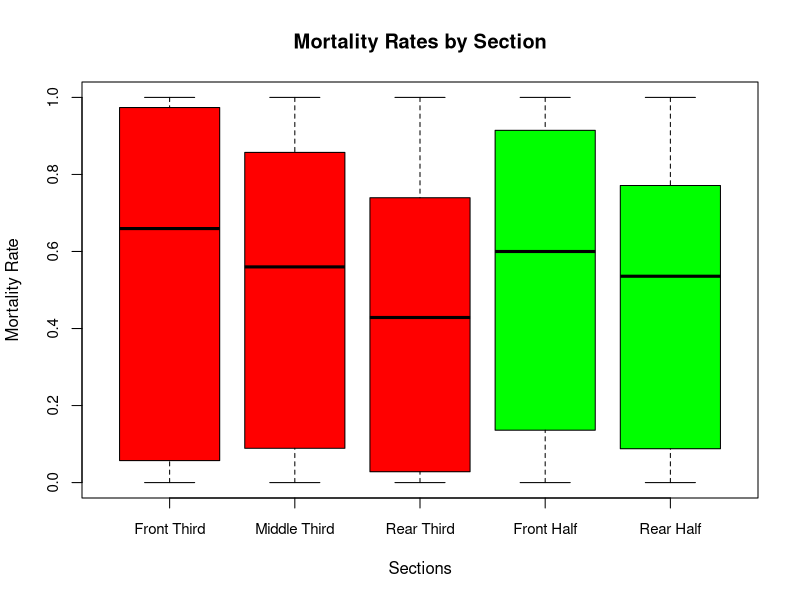
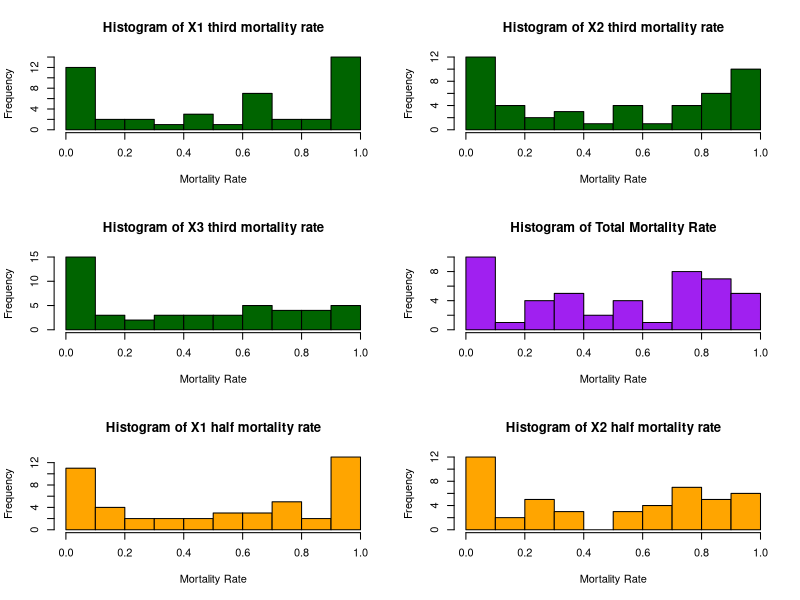
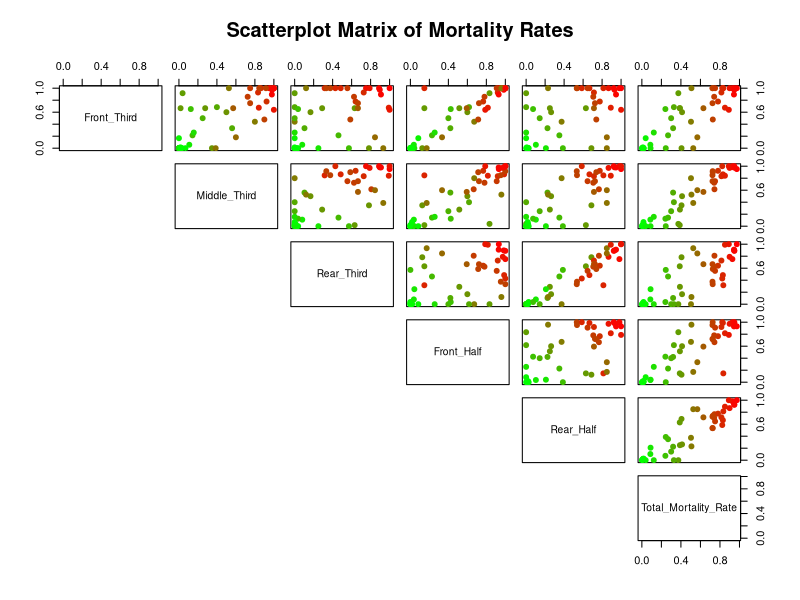
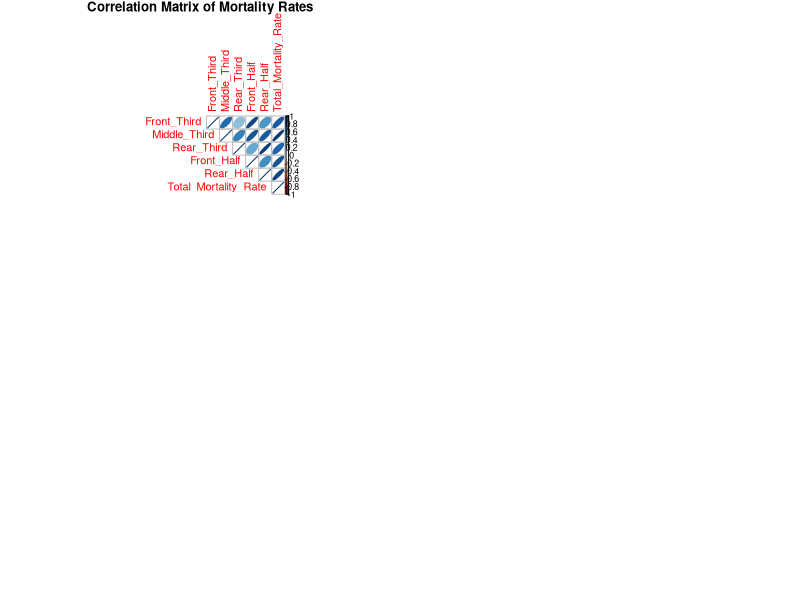

Write R code to recreate these figures, in order.
## ---- chunk 1
knitr::opts_chunk$set(echo = TRUE)
## ---- chunk 2
accident_data <- read.csv("AllCREEP_cleaned_eng.csv")
str(accident_data)
#
#> str(accident_data)
#'data.frame':   47 obs. of  26 variables:
# $ Airline          : chr  "singapore airlines" "british airtours" "british midland" "china airlines" ...
# $ FlightNum        : int  6 28 92 120 123 129 140 148 191 204 ...
# $ X1.third.minor   : int  17 36 0 0 0 4 0 0 0 3 ...
# $ X1.third.major   : int  2 0 11 0 0 0 0 0 0 0 ...
# $ X1.third.dead    : int  15 0 22 0 136 14 18 16 55 33 ...
# $ X2.third.minor   : int  1 30 4 5 0 5 7 1 0 25 ...
# $ X2.third.major   : int  15 0 30 0 0 0 0 0 8 0 ...
# $ X2.third.dead    : int  64 16 13 8 214 60 139 34 51 1 ...
# $ X3.third.minor   : int  26 10 0 5 36 24 0 8 10 29 ...
# $ X3.third.major   : int  17 0 27 0 0 0 0 0 7 0 ...
# $ X3.third.dead    : int  0 36 11 21 109 43 91 30 16 0 ...
# $ X1.half.minor    : int  17 56 32 3 0 7 7 1 0 7 ...
# $ X1.half.major    : int  3 0 0 0 0 0 0 0 1 0 ...
# $ X1.half.dead     : int  41 8 34 6 226 23 95 36 79 35 ...
# $ X2.half.minor    : int  26 20 39 7 4 26 0 7 10 46 ...
# $ X2.half.major    : int  31 0 0 0 0 0 0 0 14 0 ...
# $ X2.half.dead     : int  34 44 13 23 225 90 145 46 48 0 ...
# $ DataOrigin       : chr  "w" "w" "w" "w" ...
# $ PhaseOfFlight    : chr  "takeoff" "takeoff" "landing" "landing" ...
# $ Time             : chr  "night" "day" "night" "day" ...
# $ Place            : chr  "airport" "outside" "outside" "airport" ...
# $ HasFire          : chr  "fire" "fire" "fire" "fire" ...
# $ CrushedFuselage : int  1 1 1 1 1 1 1 1 1 1 ...
# $ RestraintIntact : int  0 0 0 1 0 0 0 0 0 0 ...
# $ Environment      : chr  "dangerous" "dangerous" "dangerous" "clear" ...
# $ EnergyAbsorption: chr  "nogear" "nogear" "gear" "nogear" ...
#> 
#
## ---- chunk 3
# add a colum of # of passengers for each airplain section
accident_data <- within(accident_data, {
  X2.half.total  <- X2.half.minor  + X2.half.major  + X2.half.dead
  X1.half.total  <- X1.half.minor  + X1.half.major  + X1.half.dead
  X3.third.total <- X3.third.minor + X3.third.major + X3.third.dead
  X2.third.total <- X2.third.minor + X2.third.major + X2.third.dead
  X1.third.total <- X1.third.minor + X1.third.major + X1.third.dead
})

# now we transform the variables that are categorical into factors
factor_cols <- c("PhaseOfFlight", "Time", "Place", "HasFire", "Environment", 
                 "EnergyAbsorption", "CrushedFuselage", "RestraintIntact")

accident_data[factor_cols] <- lapply(accident_data[factor_cols], as.factor)
## ---- chunk 4
accident_data <- within(accident_data, {
  X1.third.mortality.rate <- X1.third.dead / X1.third.total
  X2.third.mortality.rate <- X2.third.dead / X2.third.total
  X3.third.mortality.rate <- X3.third.dead / X3.third.total
  X1.half.mortality.rate  <- X1.half.dead  / X1.half.total
  X2.half.mortality.rate  <- X2.half.dead  / X2.half.total
  Total.mortality.rate <- (X1.third.dead + X2.third.dead + X3.third.dead) / 
                          (X1.third.total + X2.third.total + X3.third.total)
})
## ---- chunk 5
with(accident_data, {
  boxplot(X1.third.mortality.rate, 
          X2.third.mortality.rate, 
          X3.third.mortality.rate, 
          X1.half.mortality.rate, 
          X2.half.mortality.rate, 
          names = c("Front Third", "Middle Third", "Rear Third", "Front Half", "Rear Half"),
          main = "Mortality Rates by Section",
          ylab = "Mortality Rate",
          xlab = "Sections",
          col = c("red", "red", "red", "green", "green"),
          cex.axis = 0.9)
})
## ---- chunk 6
# shapiro test for normality, p-value extrated and lableled
shapiro_results <- data.frame(
  Section = c("Front Third", "Middle Third", "Rear Third", "Front Half", "Rear Half"),
  P_Value = c(
    shapiro.test(accident_data$X1.third.mortality.rate)$p.value,
    shapiro.test(accident_data$X2.third.mortality.rate)$p.value,
    shapiro.test(accident_data$X3.third.mortality.rate)$p.value,
    shapiro.test(accident_data$X1.half.mortality.rate)$p.value,
    shapiro.test(accident_data$X2.half.mortality.rate)$p.value
  )
)
shapiro_results
## ---- chunk 7
par(mfrow = c(3, 2))

colums <- c("X1.third.mortality.rate","X2.third.mortality.rate" ,"X3.third.mortality.rate") 

for( c in colums){
  hist(accident_data[[c]],
       main = paste("Histogram of", gsub("\\.", " ", c)),
       xlab = "Mortality Rate",
       col = "darkgreen",
       border = "black",
       breaks = 10)
}

##histogram for total mortality rate
hist((accident_data$X1.third.dead + accident_data$X2.third.dead + accident_data$X3.third.dead) / 
       (accident_data$X1.third.total + accident_data$X2.third.total + accident_data$X3.third.total),
     main = "Histogram of Total Mortality Rate",
     xlab = "Mortality Rate",
     col = "purple",
     border = "black",
     breaks = 10)


colums_half <- c("X1.half.mortality.rate","X2.half.mortality.rate")

for( c in colums_half){
  hist(accident_data[[c]],
       main = paste("Histogram of", gsub("\\.", " ", c)),
       xlab = "Mortality Rate",
       col = "orange",
       border = "black",
       breaks = 10)
}
## ---- chunk 8
library(corrplot)

# 1. Setup Data
correlation_matrix <- data.frame(
  Front_Third = accident_data$X1.third.mortality.rate,
  Middle_Third = accident_data$X2.third.mortality.rate,
  Rear_Third = accident_data$X3.third.mortality.rate,
  Front_Half = accident_data$X1.half.mortality.rate,
  Rear_Half = accident_data$X2.half.mortality.rate,
  Total_Mortality_Rate = accident_data$Total.mortality.rate
)

# 2. Create the Color Gradient Logic
# Create a palette generator that goes from Green -> Red
rbPal <- colorRampPalette(c("green", "red"))

# Map the Total_Mortality_Rate variable to 100 bins (shades of color)
# 'cut' divides the numeric range into intervals, returning the index (1-100)
# We use that index to pick the specific color from rbPal
point_colors <- rbPal(100)[as.numeric(cut(correlation_matrix$Total_Mortality_Rate, breaks = 100))]

# 3. Plot
scatterplot_matrix <- function(data) {
  pairs(data, 
        main = "Scatterplot Matrix of Mortality Rates",
        pch = 19, 
        # Pass the vector of colors we created
        col = point_colors,
        lower.panel = NULL) 
}

scatterplot_matrix(correlation_matrix)
## ---- chunk 9

corr_res <- cor(correlation_matrix, use = "complete.obs")
corrplot(corr_res, method = "ellipse", 
         title = "Correlation Matrix of Mortality Rates",
         mar = c(0,0,1,0),
         type = "upper")
## ---- chunk 10
## compare front third - middle third correlation with middle third - rear third correlation
corr_res
## ---- chunk 11
# Kruskal-Wallis test for differences in mortality rates between sections (only thirds)
mortality_data_third <- data.frame(
  SectionThird = rep(c("Front Third", "Middle Third", "Rear Third"), each = nrow(accident_data)),
  MortalityRateThird = c(accident_data$X1.third.mortality.rate, 
                    accident_data$X2.third.mortality.rate, 
                    accident_data$X3.third.mortality.rate)
)

kruskal_result_third <- kruskal.test(MortalityRateThird ~ SectionThird, data = mortality_data_third)
kruskal_result_third

# Kruskal-Wallis test for differences in mortality rates between sections (only halves)
mortality_data_half <- data.frame(
  SectionHalf = rep(c("Front Half", "Rear Half"), each = nrow(accident_data)),
  MortalityRateHalf = c(accident_data$X1.half.mortality.rate, 
                    accident_data$X2.half.mortality.rate)
)

kruskal_result_half <- kruskal.test(MortalityRateHalf ~ SectionHalf, data = mortality_data_half)
kruskal_result_half
## ---- chunk 12
glm_third_1 <- glm(cbind(X1.third.dead, X1.third.total - X1.third.dead) ~ 
                      PhaseOfFlight + 
                     Time + 
                     Place + 
                     HasFire + 
                     Environment + 
                     EnergyAbsorption + 
                     CrushedFuselage + 
                     RestraintIntact, 
                   family = quasibinomial(link = "logit"),
                   data = accident_data)

glm_third_2 <- glm(cbind(X2.third.dead, X2.third.total - X2.third.dead) ~ 
                     PhaseOfFlight + 
                     Time + 
                     Place + 
                     HasFire + 
                     Environment + 
                     EnergyAbsorption + 
                     CrushedFuselage + 
                     RestraintIntact, 
                   family = quasibinomial(link = "logit"),
                   data = accident_data)

glm_third_3 <- glm(cbind(X3.third.dead, X3.third.total - X3.third.dead) ~ 
                     PhaseOfFlight + 
                     Time + 
                     Place + 
                     HasFire + 
                     Environment + 
                     EnergyAbsorption + 
                     CrushedFuselage + 
                     RestraintIntact, 
                   family = quasibinomial(link = "logit"),
                   data = accident_data)

glm_total <- glm(cbind(X1.third.dead + X2.third.dead + X3.third.dead, 
                       X1.third.total + X2.third.total + X3.third.total - 
                         (X1.third.dead + X2.third.dead + X3.third.dead)) ~ 
                   PhaseOfFlight + 
                   Time + 
                   Place + 
                   HasFire + 
                   Environment + 
                   EnergyAbsorption + 
                   CrushedFuselage + 
                   RestraintIntact, 
                 family = quasibinomial(link = "logit"),
                 data = accident_data)

## ---- chunk 13
summary(glm_third_1)
summary(glm_third_2)
summary(glm_third_3)
summary(glm_total)
## ---- chunk 14
anova(glm_third_1, test = "Chisq")
anova(glm_third_2, test = "Chisq")
anova(glm_third_3, test = "Chisq")
anova(glm_total, test = "Chisq")



# Function to calculate Deviance Explained
calc_strength <- function(model, name) {
  # Extract deviances
  null_dev <- model$null.deviance
  resid_dev <- model$deviance
  
  # Calculate Percentage Explained
  d2 <- 1 - (resid_dev / null_dev)
  
  # Return formatted result
  return(data.frame(
    Section = name,
    Null_Deviance = round(null_dev, 1),
    Resid_Deviance = round(resid_dev, 1),
    Deviance_Explained = paste0(round(d2 * 100, 1), "%")
  ))
}

# Run for all your models
strength_front  <- calc_strength(glm_third_1, "Front")
strength_middle <- calc_strength(glm_third_2, "Middle")
strength_rear   <- calc_strength(glm_third_3, "Rear")
strength_total  <- calc_strength(glm_total,   "Total")

# Combine and View
model_power <- rbind(strength_front, strength_middle, strength_rear, strength_total)
print(model_power)


if(!require(car)) install.packages("car")
library(car)

# 2. Run Type II ANOVA on your models
# We use test="F" because of the quasibinomial family (estimated dispersion)

cat("--- Type II ANOVA: Front Section ---\n")
Anova(glm_third_1, type = "II", test = "F")

cat("\n--- Type II ANOVA: Middle Section ---\n")
Anova(glm_third_2, type = "II", test = "F")

cat("\n--- Type II ANOVA: Rear Section ---\n")
Anova(glm_third_3, type = "II", test = "F")

cat("\n--- Type II ANOVA: Total Aircraft ---\n")
Anova(glm_total, type = "II", test = "F")
## ---- chunk 15

summary(accident_data)



# 1. Create the Binary Target (0 = Mostly Survived, 1 = Mostly Died)
# We calculate the total rate first to ensure we capture the whole plane
accident_data$TotalPassengers <- accident_data$X1.third.total + 
                                 accident_data$X2.third.total + 
                                 accident_data$X3.third.total

accident_data$TotalDeaths     <- accident_data$X1.third.dead + 
                                 accident_data$X2.third.dead + 
                                 accident_data$X3.third.dead

# Calculate Rate
accident_data$GlobalRate <- accident_data$TotalDeaths / accident_data$TotalPassengers

# Create Binary Variable (Split at 50%)
accident_data$FatalCrash <- ifelse(accident_data$GlobalRate > 0.50, 1, 0)

# Check the split (Should be roughly balanced)
table(accident_data$FatalCrash)


#2. Run the GLM with ALL predictors
glm_binary_full <- glm(FatalCrash ~ PhaseOfFlight + 
                         Time + 
                         Place + 
                         HasFire + 
                         Environment + 
                         EnergyAbsorption + 
                         CrushedFuselage + 
                         RestraintIntact, 
                       family = binomial(link = "logit"), 
                       data = accident_data)

summary(glm_binary_full)

# 3. Stepwise Selection to find the best model
glm_binary_step <- step(glm_binary_full, direction = "both",trace = FALSE)
summary(glm_binary_step)

anova(glm_binary_full, test = "Chisq")

anova(glm_binary_step, test = "Chisq")
